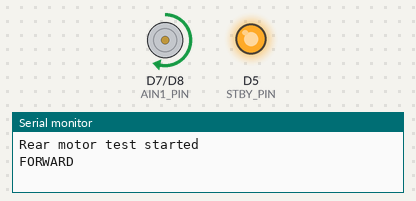
This sketch was run on a simulated ESP8266 (NodeMCU). On the bench: motor-driver pin pairs drawn as motors (green arrow = first pin HIGH = forward, orange = second pin HIGH = backward, longer = more drive, scaled by the enable pin, stopped while the standby pin is LOW), output pins drawn as LEDs (lit = HIGH), the last lines printed to the serial monitor.

Above: at 1.0 s.
At 2.5 s:
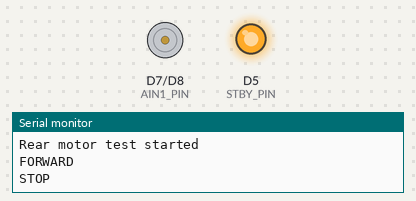
At 4.0 s:
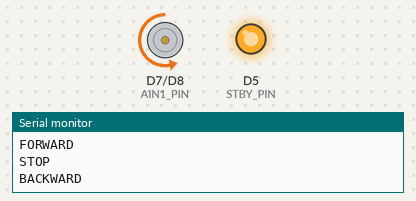
Timing chart, 0 to 7.8 s (numbered marks = the images above):
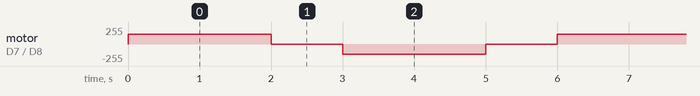

Measured:
- by itself, motor on D7 (AIN1_PIN) / D8 (AIN2_PIN): repeats every 6.0 s: stopped 1.0 s, backward 150/255 2.0 s, stopped 1.0 s, forward 150/255 2.0 s

The sketch:

rear_motor_loop_test.ino
```cpp
// Rear motor test: FORWARD -> STOP -> BACKWARD -> STOP (loop)
// Board: Arduino Nano ESP32 | Driver: TB6612FNG | Motor: N20 DC (rear axle)

const int PWMA_PIN = D6;   // speed (PWM)
const int AIN1_PIN = D7;   // direction 1
const int AIN2_PIN = D8;   // direction 2
const int STBY_PIN = D5;   // standby (must be HIGH). If STBY is wired to 3.3V, ignore this pin.

// --- Tunable values ---
const int MOTOR_SPEED  = 150;   // 0-255
const int RUN_TIME_MS  = 2000;  // time running in each direction
const int STOP_TIME_MS = 1000;  // pause between direction changes

void motorForward(int speed) {
  digitalWrite(AIN1_PIN, HIGH);
  digitalWrite(AIN2_PIN, LOW);
  analogWrite(PWMA_PIN, speed);
}

void motorBackward(int speed) {
  digitalWrite(AIN1_PIN, LOW);
  digitalWrite(AIN2_PIN, HIGH);
  analogWrite(PWMA_PIN, speed);
}

void motorStop() {
  digitalWrite(AIN1_PIN, LOW);
  digitalWrite(AIN2_PIN, LOW);
  analogWrite(PWMA_PIN, 0);
}

void setup() {
  pinMode(PWMA_PIN, OUTPUT);
  pinMode(AIN1_PIN, OUTPUT);
  pinMode(AIN2_PIN, OUTPUT);
  pinMode(STBY_PIN, OUTPUT);

  digitalWrite(STBY_PIN, HIGH);  // enable driver
  motorStop();

  Serial.begin(115200);
  unsigned long start = millis();
  while (!Serial && millis() - start < 5000) delay(10);  // Nano ESP32 native USB

  Serial.println("Rear motor test started");
}

void loop() {
  Serial.println("FORWARD");
  motorForward(MOTOR_SPEED);
  delay(RUN_TIME_MS);

  Serial.println("STOP");
  motorStop();
  delay(STOP_TIME_MS);

  Serial.println("BACKWARD");
  motorBackward(MOTOR_SPEED);
  delay(RUN_TIME_MS);

  Serial.println("STOP");
  motorStop();
  delay(STOP_TIME_MS);
}
```
